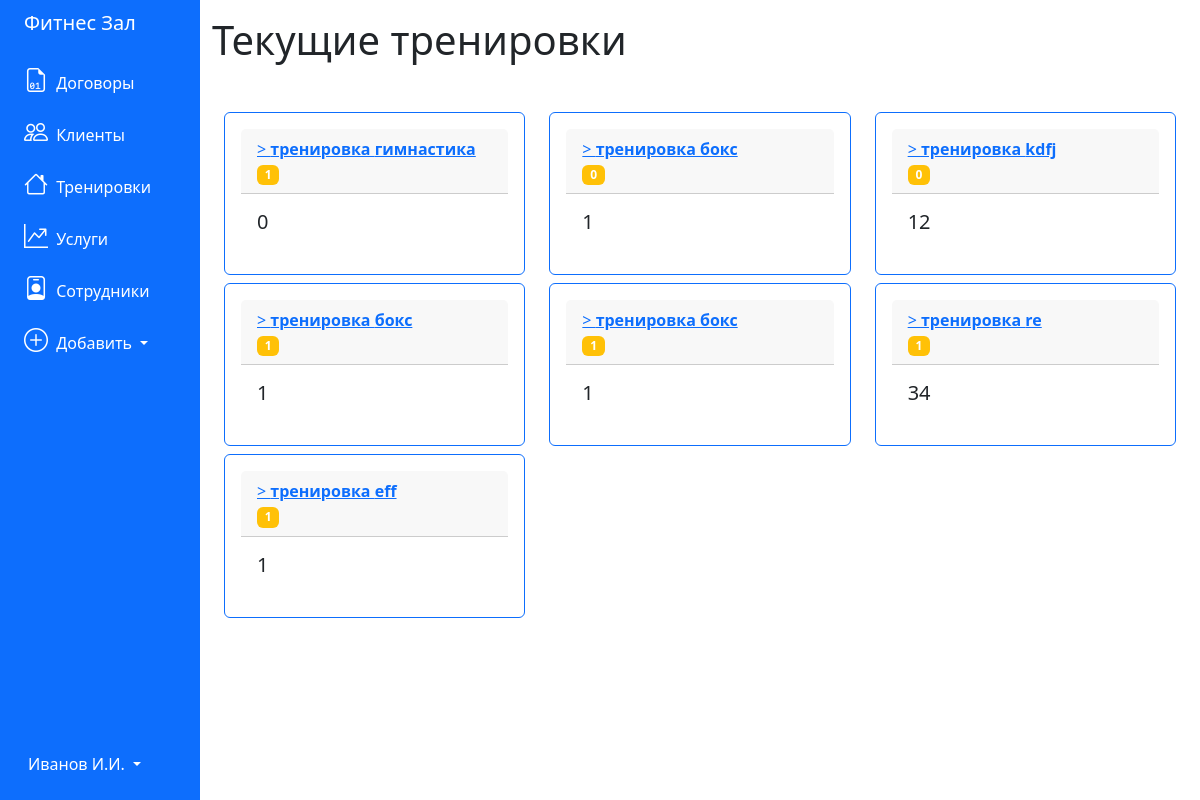
Page /trainings on the earlier database version.
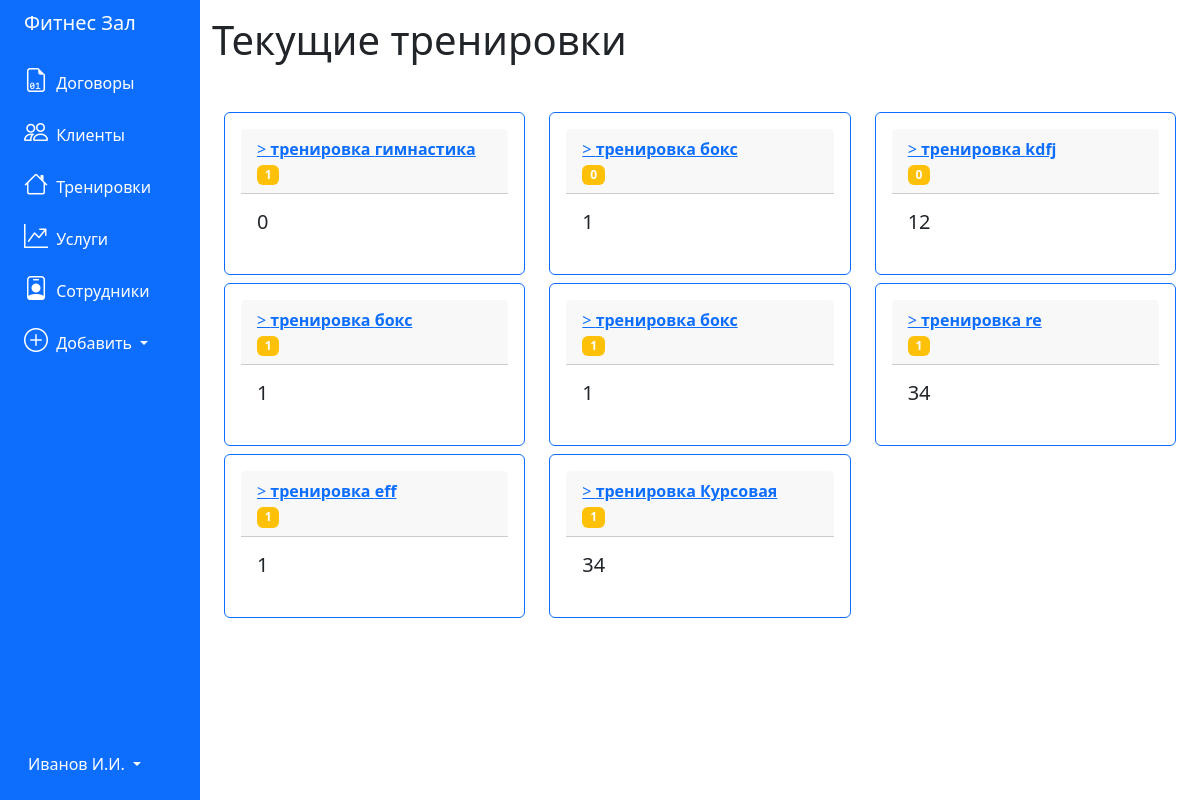
Same page on the later database version.
### tables this page shows
CREATE TABLE "trainings" (
	"id_training"	INTEGER,
	"duration"	INTEGER,
	"employee_id"	INTEGER,
	"amount"	INTEGER,
	"description"	TEXT,
	"client_id"	INTEGER,
	PRIMARY KEY("id_training" AUTOINCREMENT)
);

### app.py (the view)
@app.route('/trainings')
def trainings():
    conn = get_db_connection()
    pos = conn.execute("""SELECT * FROM trainings""").fetchall()
    conn.close()
    return render_template('trainings.html', trainings=pos)

### app.py (called while the page is built)
def get_db_connection():
    conn = sqlite3.connect('../pythonProject4/database.db')
    conn.row_factory = sqlite3.Row
    return conn

### templates/trainings.html
{% extends 'base.html' %}
{% block content %}
<h1>{% block title %} Текущие тренировки {% endblock %}</h1>
<div class="container mt-5 mb-3">
    <div class="row">
        {% for training in trainings %}
        <div class="col-md-4">
            <div class="card p-3 mb-2 border-primary">
                <div class="card-header">
                    <a href="{{ url_for('training', training_id=training['id_training']) }}">>
                        <b>тренировка {{ training['description'] }}</b>
                    </a>
                    <br>
                    <span class="badge bg-warning">{{ training['employee_id'] }}</span>
                </div>
                <div class="card-body">
                    <h5 class="card-title">{{ training['duration'] }}
                    </h5>
                </div>
            </div>
        </div>
        {% endfor %}
    </div>
</div>
{% endblock %}

Differences in the rows shown:
added trainings: description "Курсовая", employee_id "1", duration "34"
